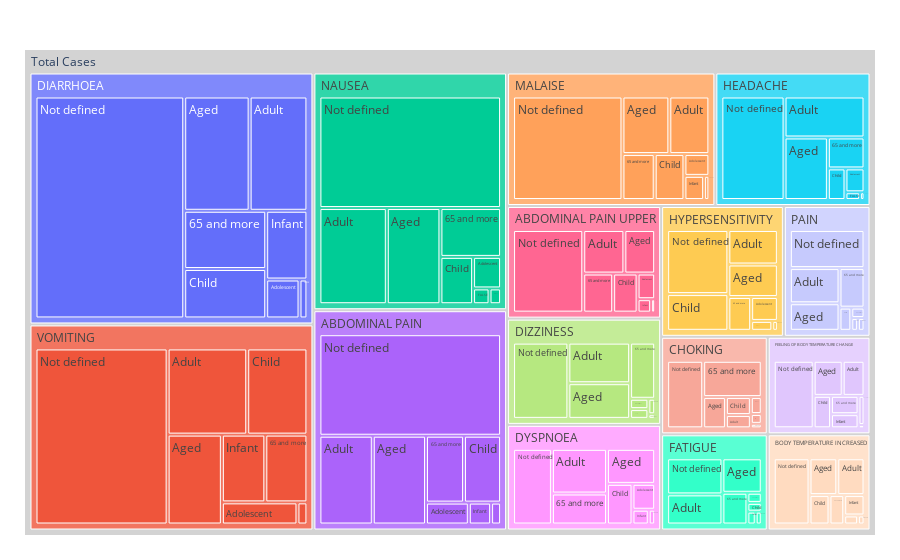

Notebook code for this chart:
### Code cell
filtered={'Gender':'Male'}
make_treemap(wide_df,'Symptoms','Age_Category',filter_dict=filtered)

### Figure 1 — Plotly figure (JSON) as saved in the notebook; plotly's stock layout.template omitted (floating-point values rounded to 4 significant figures; data arrays with more than 128 entries replaced by an {"elided": "..."} marker saying what was removed)
{"data": [{"branchvalues": "total", "domain": {"x": [0, 1], "y": [0, 1]}, "hovertemplate": "labels=%{label}<br>Count=%{value}<br>parent=%{parent}<br>id=%{id}<extra></extra>", "ids": {"elided": "136 str values"}, "labels": {"elided": "136 str values"}, "name": "", "parents": {"elided": "136 str values"}, "root": {"color": "lightgrey"}, "type": "treemap", "values": {"elided": "136 int values"}}], "layout": {"legend": {"tracegroupgap": 0}, "margin": {"b": 25, "l": 25, "r": 25, "t": 50}}}
